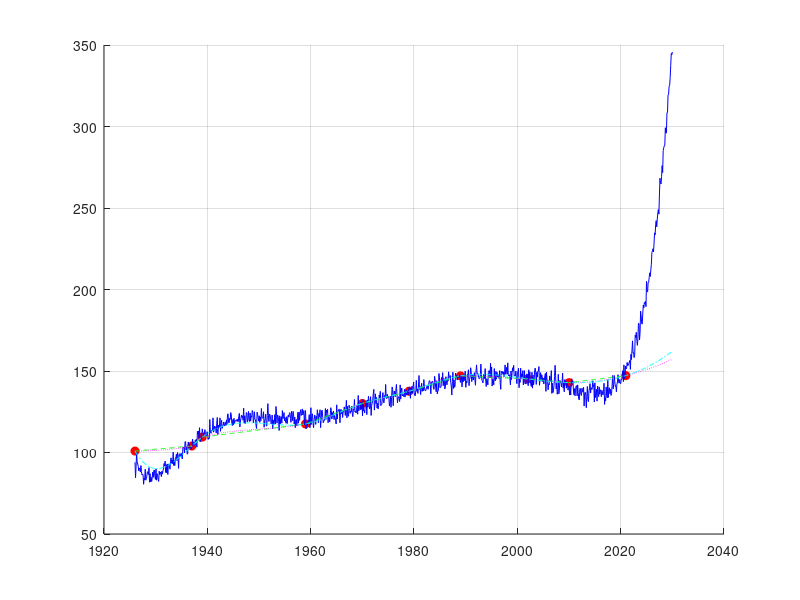

Source code (MATLAB): (Note: this script raises an error after producing the figure.)
% ----------------------- 
% File name: M370_Exam1.m
% Name: Troy Chin
% Date: 10/05/2025
% -----------------------

% Question 1

A = [6 9 0 0 0 0;
    0 5 9 0 0 0;
    0 0 4 9 0 0;
    0 0 0 3 9 0;
    0 0 0 0 2 9;
    0 0 0 0 0 1];

% 1a) Compute and display the eigenvalues and eigenvectors of A
[S, D] = eig(A); % We set this as an array to compute both the eigenvectors
% and eigenvalues at the same time
fprintf('Eigenvalues of A: \n');
disp(D); % This will display the eigenvalues of A in the form of a matrix
% just for organization.
fprintf('Eigenvectors of A: \n');
disp(S); % This will display the eigenvectors of A in the form of a matrix
% just for organization.

% 1b) Display the condition number of A
kappa_inf = cond(S, "inf");
fprintf('Condition number: ')
disp(kappa_inf); % Using the cond() function, this will display the 
% condition number for the matrix 

% 1c) Perturbation at (6,1) entry
eps = 1e-6; Ae = A; 
Ae(6,1) = Ae(6,1) + eps; % Perturb the (6,1) entry
E = Ae - A;
normE_inf = norm(E, inf);
fprintf('Perturbation matrix E: \n');
disp(E);
disp(normE_inf);

% Eigenvalues before and after perturbation
lambda_A = eig(A);
lambda_Ae = eig(Ae);
fprintf('Eigenvalues of A (before perturbation): \n'); disp(lambda_A);
fprintf('Eigenvalues of A (after perturbation): \n'); disp(lambda_Ae);
sorted_lambda_A = sort(lambda_A); sorted_lambda_Ae = sort(lambda_Ae);

% Bauer-Fike Theorem 
bound = kappa_inf * normE_inf;
fprintf('Bound: '); disp(bound);

% 1d) Compute and display the left eigenvectors of A
[W, D] = eig(A.');
fprintf('Left eigenvectors of A: \n'); disp(W);
fprintf('Left eigenvalues of A: \n'); disp(D); 

% -------------------------------------------------- %

% Question 2

years = [1926 1937 1939 1959 1970 1979 1989 2002 2010 2021]';
pop = [100.89 103.97 109.40 117.53 130.08 137.55 147.02 145.17 142.86 147.18]';

% 2a) Plot the data

% Interpolate the data
u_plot = linspace(1926, 2030, 1000);
p9 = polyfit(years, pop, 9); poly_vals = polyval(p9, u_plot);

% Piecewise linear
pl_vals = interp1(years, pop, u_plot, 'linear');

% pchip
pchip_pp = pchip(years,pop); pchip_vals = ppval(pchip_pp, u_plot);

% Cubic spline
spline_pp = spline(years, pop); spline_vals = ppval(spline_pp, u_plot);

% 2b) Plot the interpolated data and original data points
figure(1); clf;
hold on; grid on;
plot(years, pop, 'ro', 'MarkerFaceColor', 'r', 'DisplayName', 'Original Data');
plot(u_plot, poly_vals, 'b-', 'DisplayName', 'Polynomial Fit');
plot(u_plot, pl_vals, 'g--', 'DisplayName', 'Piecewise Linear');
plot(u_plot, pchip_vals, 'm:', 'DisplayName', 'PCHIP');
plot(u_plot, spline_vals, 'c-.', 'DisplayName', 'Cubic Spline');
legend('Data', 'deg-9 poly', 'linear', 'pchip', 'spline', 'Location', 'NW');
hold off;

% 2c) I trust the spline estimate as it is closely fitted across all of the
% interpolated points. 

% 2d) The estimation of the population in 1930 is around 90.5. 
pop_1930 = interp1(years, pop, 1930, 'linear');
fprintf('Estimated population in 1930: %.2f\n', pop_1930);

% 2e) Modifying the pchiptx.m file
function [v, v_prime] = pchiptx(x,y,u)
%PCHIPTX  Textbook piecewise cubic Hermite interpolation.
%  v = pchiptx(x,y,u) finds the shape-preserving piecewise cubic
%  interpolant P(x), with P(x(j)) = y(j), and returns v(k) = P(u(k)).
%
%  See PCHIP, SPLINETX.
 
%   Copyright 2014 Cleve Moler
%   Copyright 2014 The MathWorks, Inc.

%  First derivatives
   h = diff(x);
   delta = diff(y)./h;
   d = pchipslopes(h,delta);

%  Piecewise polynomial coefficients

   n = length(x);
   c = (3*delta - 2*d(1:n-1) - d(2:n))./h;
   b = (d(1:n-1) - 2*delta + d(2:n))./h.^2;

%  Find subinterval indices k so that x(k) <= u < x(k+1)

   k = ones(size(u));
   for j = 2:n-1
      k(x(j) <= u) = j;
   end

%  Evaluate interpolant

   s = u - x(k);
   v = y(k) + s.*(d(k) + s.*(c(k) + s.*b(k)));
   v_prime = d(k) + 2*c(k).*s + 3*b(k).*s.^2;
end

% -------------------------------------------------------

function d = pchipslopes(h,delta)
%  PCHIPSLOPES  Slopes for shape-preserving Hermite cubic
%  pchipslopes(h,delta) computes d(k) = P'(x(k)).

%  Slopes at interior points
%  delta = diff(y)./diff(x).
%  d(k) = 0 if delta(k-1) and delta(k) have opposites
%         signs or either is zero.
%  d(k) = weighted harmonic mean of delta(k-1) and
%         delta(k) if they have the same sign.

   n = length(h)+1;
   d = zeros(size(h));
   k = find(sign(delta(1:n-2)).*sign(delta(2:n-1))>0)+1;
   w1 = 2*h(k)+h(k-1);
   w2 = h(k)+2*h(k-1);
   d(k) = (w1+w2)./(w1./delta(k-1) + w2./delta(k));

%  Slopes at endpoints

   d(1) = pchipend(h(1),h(2),delta(1),delta(2));
   d(n) = pchipend(h(n-1),h(n-2),delta(n-1),delta(n-2));
end

% -------------------------------------------------------

function d = pchipend(h1,h2,del1,del2)
%  Noncentered, shape-preserving, three-point formula.
   d = ((2*h1+h2)*del1 - h1*del2)/(h1+h2);
   if sign(d) ~= sign(del1)
      d = 0;
   elseif (sign(del1)~=sign(del2))&(abs(d)>abs(3*del1))
      d = 3*del1;
   end
end

% Results
x = 1900:10:2000;  % given years
y = [75.995 91.972 105.711 123.203 131.669 ...
     150.697 179.323 203.212 226.505 249.633 281.422];  % U.S. population (millions)

% Years to evaluate
u = [1930 1970 1995];

% Call modified pchiptx (which returns v and v_prime)
[v, v_prime] = pchiptx(x, y, u);

% Display results
fprintf('Estimated population values: \n'); fprintf('\n');
disp(table(u', v', v_prime', 'VariableNames', {'Year','Population','dPdu'}))

% Plot the interpolant and derivatives visually
uu = linspace(1900, 2000, 1000);
[pp, pp_prime] = pchiptx(x, y, uu);

figure;
yyaxis left
plot(uu, pp, 'b-', 'LineWidth', 1.5)
hold on
plot(u, v, 'bo', 'MarkerFaceColor', 'b')
ylabel('Population (millions)')
yyaxis right
plot(uu, pp_prime, 'r--', 'LineWidth', 1.5)
ylabel('Rate of Change (millions/year)')
xlabel('Year')
title('PCHIP Interpolation and Derivative')
legend('Interpolant','Data Points','Derivative','Location','northwest')
grid on

 % These are the estimated population values obtained by the PCHIP
 % interpolating polynomial. If v' > 0, positive infinity, the
 % population increases. If v' < 0, the population is decreasing.

% -------------------------------------------------- %

% Question 3

% 2a) PROOF: Suppose f(x_n) = x_n - c. If we take the limit as x_n
% approaches infinity, you will see that the limit will always reach c for
% all x_n.

% 2b) Deriving/Implementing Steffenson's Method
function [p, iter] = Steffensen(f, p0, tol)
if nargin < 3, tol = 1e-6; end
    maxIter = 1000;

    for i = 1:maxIter
        f0 = f(p0);
        f1 = f(p0 + f0);      % Evaluate at x + f(x)
        denom = f1 - f0;

        if abs(denom) < eps
            error('Denominator too small; iteration may fail.');
        end

        p = p0 - (f0^2) / denom;  % Steffensen update

        if abs(p - p0) < tol
            iter = i;
            return
        end

        p0 = p;
    end

    error('Steffensen method did not converge within %d iterations.', maxIter);
end

% Newton's Method
function [root, iter] = Newton(f, df, x0, tol)
    if nargin < 4, tol = 1e-6; end
    maxIter = 1000;

    for i = 1:maxIter
        x1 = x0 - f(x0)/df(x0);
        if abs(x1 - x0) < tol
            root = x1;
            iter = i;
            return
        end
        x0 = x1;
    end
    error('Newton method did not converge.');
end

% Secant Method
function [root, iter] = Secant(f, x0, x1, tol)
    if nargin < 4, tol = 1e-6; end
    maxIter = 1000;

    for i = 1:maxIter
        f0 = f(x0);
        f1 = f(x1);
        if abs(f1 - f0) < eps
            error('Denominator too small; iteration fails.');
        end
        x2 = x1 - f1*(x1 - x0)/(f1 - f0);
        if abs(x2 - x1) < tol
            root = x2;
            iter = i;
            return
        end
        x0 = x1;
        x1 = x2;
    end
    error('Secant method did not converge.');
end


% 2c
a_vals = [2, 3, pi];

for a = a_vals
    % Function and derivative
    f = @(x) x^2 - a;     % f(x)
    df = @(x) 2*x;        % derivative f'(x)

    % Initial guesses
    x0 = a/4;  % For Newton & Steffensen
    x1 = 1;    % Second guess for Secant

    % Steffensen's method
    [root_s, iter_s] = Steffensen(f, x0);

    % Newton's method
    [root_n, iter_n] = Newton(f, df, x0);

    % Secant method
    [root_sec, iter_sec] = Secant(f, x0, x1);

    % Display results
    fprintf('a = %.4f\n', a);
    fprintf('Steffensen: Root = %.6f, Iterations = %d\n', root_s, iter_s);
    fprintf('Newton    : Root = %.6f, Iterations = %d\n', root_n, iter_n);
    fprintf('Secant    : Root = %.6f, Iterations = %d\n\n', root_sec, iter_sec);
end

% I think Newton's Method might be faster because we have an exact
% derivative.
